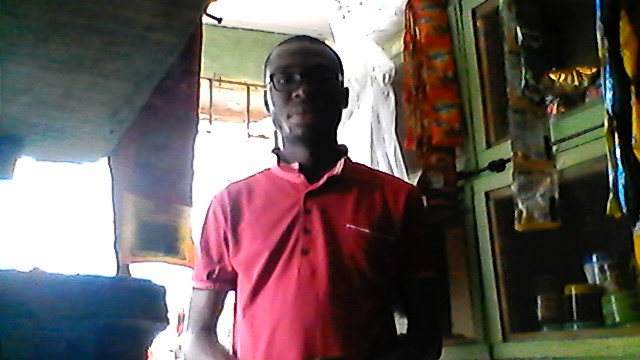
#> input picture Open cv project/1.4 in reader opencv/Fourier Transform/chidalu.jpg, 640 x 360 px
$ python 'Lpf in fourier transform using opencv.py'
#> lines starting #> are read from the running program, lines starting #| are printed output that depends on the picture
import cv2
import numpy as np

img_gray=cv2.imread('chidalu.jpg',cv2.IMREAD_GRAYSCALE); #image read in grayscale
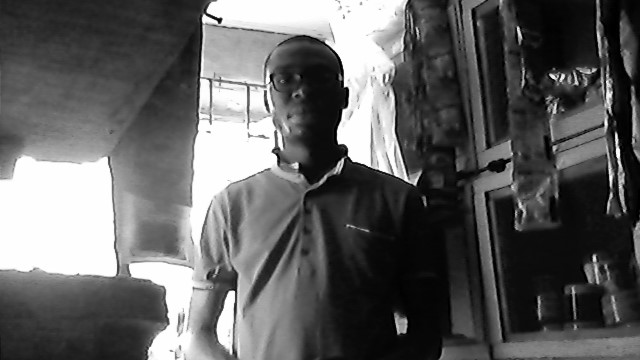
#> img_gray: shape (360, 640); min 0, max 255, mean 96.1

ft=cv2.dft(np.float32(img_gray),flags=cv2.DFT_COMPLEX_OUTPUT); #frequency transform in image
ft_shift=np.fft.fftshift(ft); #frequency transform shift

row,col=img_gray.shape; #get shape of image
#> row = 360; col = 640
mask=np.zeros((row,col,2),np.uint8); #create a mask of image
mrow,mcol=int(row/2),int(col/2);
#> mrow = 180; mcol = 320
mask[mrow-30:mrow+30,mcol-30:mcol+30]=1;

ft_shift=mask*ft_shift; #new frequency shift
i_ft_shift=np.fft.ifftshift(ft_shift); #find inverse of frequency transform shift
i_ft=cv2.idft(i_ft_shift); #find inverse of frequency shift

lpf=cv2.magnitude(i_ft[:,:,0],i_ft[:,:,1]); #lowpassfilter
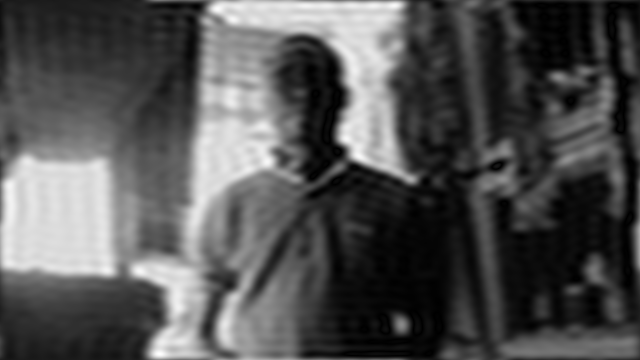
#> lpf: shape (360, 640) float32; min 8557.5, max 67972416, mean 22184058; drawn with min black and max white

cv2.imshow('LowPassFilter',lpf); #Image show

if cv2.waitKey(0)&0xFF==ord('q'):
#> (key q is pressed here)
#> (the run stopped early here; a loop or call above may not have finished)
